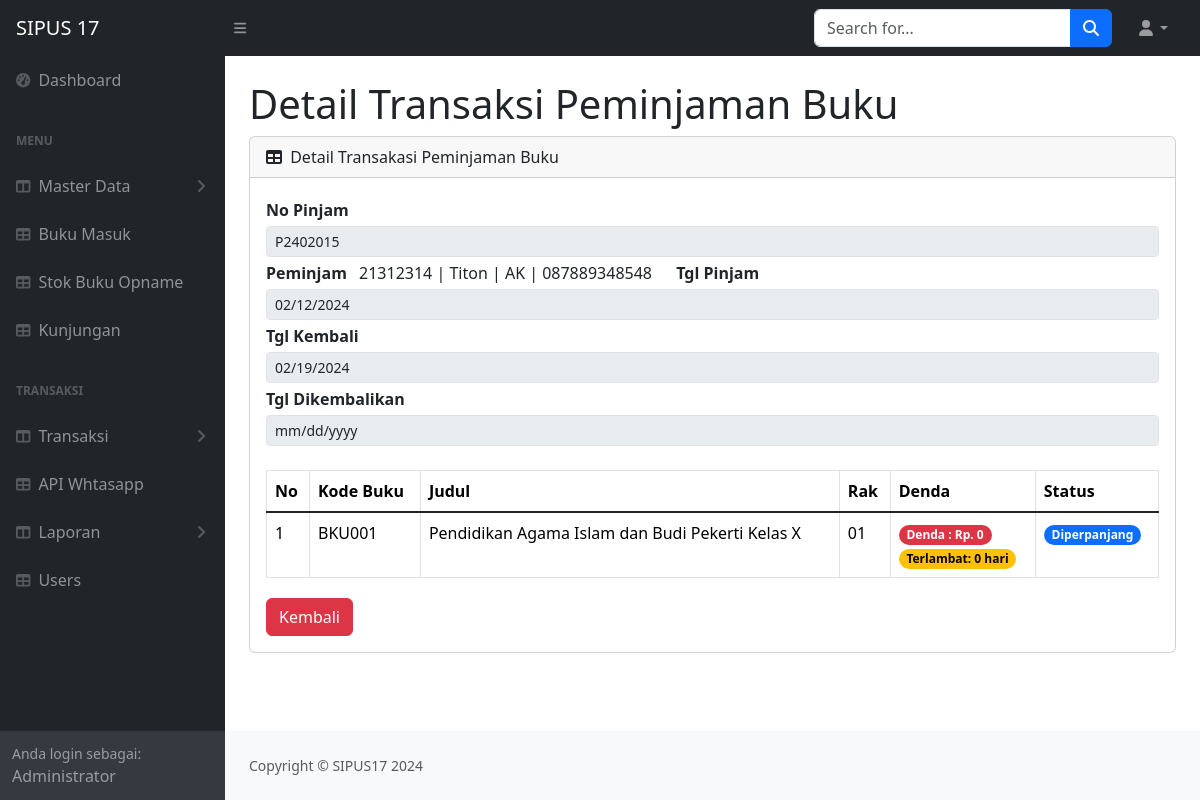
The app's page /admin/detail_pinjam.php?id_pinjam=P2402015 (signed in) with its own data.
### tables this page shows
CREATE TABLE `peminjaman` (
  `id_pinjam` varchar(30) NOT NULL,
  `id_anggota` varchar(100) DEFAULT NULL,
  `id_buku` varchar(50) DEFAULT NULL,
  `tgl_pinjam` date DEFAULT NULL,
  `tgl_kembali` date DEFAULT NULL,
  `tgl_dikembalikan` date DEFAULT NULL,
  `terlambat` varchar(50) DEFAULT NULL,
  `denda` int(11) DEFAULT NULL,
  `status` varchar(30) DEFAULT 'Dipinjam',
  `qty` int(11) DEFAULT 1
);

CREATE TABLE `buku` (
  `id_buku` varchar(50) NOT NULL,
  `judul` varchar(100) DEFAULT NULL,
  `id_kategori` int(11) DEFAULT NULL,
  `pengarang` varchar(225) DEFAULT NULL,
  `penerbit` varchar(225) DEFAULT NULL,
  `tahun` varchar(15) DEFAULT NULL,
  `isbn` varchar(30) DEFAULT NULL,
  `rak` varchar(30) DEFAULT NULL,
  `jumlah` int(11) DEFAULT NULL
);

### admin/detail_pinjam.php (the view, shortened to what this page needs)
<?php include('../koneksi.php');
if (isset($_GET['id_pinjam'])) {
    $id_pinjam = $_GET['id_pinjam'];
    $query = mysqli_query($koneksi, "SELECT
    peminjaman.id_pinjam,
    peminjaman.id_anggota,
    anggota.nisn,
    anggota.nama,
    anggota.no_wa,
    buku.id_buku,
    buku.judul,
    peminjaman.tgl_pinjam,
    peminjaman.tgl_kembali,
    peminjaman.tgl_dikembalikan,
    buku.rak,
    peminjaman.terlambat,
    peminjaman.denda,
    peminjaman.`status`
FROM
    peminjaman
    INNER JOIN
    anggota
    ON
        peminjaman.id_anggota = anggota.id_anggota
    INNER JOIN
    buku
    ON
        peminjaman.id_buku = buku.id_buku
        WHERE peminjaman.id_pinjam = '$id_pinjam'");
    $no = 1;
    while ($data = mysqli_fetch_array($query)) {
       $id_pinjam = $data['id_pinjam'];
       $id_buku = $data['id_buku'];
       $judul = $data['judul'];
       $tgl_pinjam = $data['tgl_pinjam'];
       $tgl_kembali = $data['tgl_kembali'];
       $tgl_dikembalikan = $data['tgl_dikembalikan'];
       $rak = $data['rak'];
       $terlambat = $data['terlambat'];
       $denda = $data['denda'];
       $status = $data['status'];
}
?>
<!DOCTYPE html>
<html lang="en">
    <head>
        <link href="https://cdn.jsdelivr.net/npm/simple-datatables@7.1.2/dist/style.min.css" rel="stylesheet" />
        <link href="../css/styles.css" rel="stylesheet" />
        <link rel="stylesheet" href="https://cdn.jsdelivr.net/npm/bootstrap@5.1.3/dist/css/bootstrap.min.css" />
        <link rel="stylesheet" href="https://cdn.jsdelivr.net/npm/select2@4.0.13/dist/css/select2.min.css" />
        <link rel="stylesheet" href="https://cdn.jsdelivr.net/npm/select2-bootstrap-5-theme@1.3.0/dist/select2-bootstrap-5-theme.min.css" />
        <link rel="stylesheet" href="https://cdn.jsdelivr.net/npm/select2-bootstrap-5-theme@1.3.0/dist/select2-bootstrap-5-theme.rtl.min.css" />
        <link href="https://cdn.jsdelivr.net/npm/bootstrap@5.3.2/dist/css/bootstrap.min.css" rel="stylesheet">
    </head>
    <body class="sb-nav-fixed">
        <?php include("../admin/navbar.php"); ?>
            <div id="layoutSidenav_content">
                <main>
                    <div class="container-fluid px-4">
                        <h1 class="mt-4">Detail Transaksi Peminjaman Buku</h1>
                        <div class="card mb-4">
                            <div class="card-header">
                                <i class="fas fa-table me-1"></i>
                                Detail Transakasi Peminjaman Buku
                            </div>
                            <div class="card-body">
                                <form action="" method="post">
                                    <label for="id_pinjam" class="mb-1 mt-1"><strong>No Pinjam</strong></label>
                                    <input id="id_pinjam" name="id_pinjam" class="form-control form-control-sm" type="text" value="<?php echo $id_pinjam ?>" disabled aria-label=".form-control-sm example">
                                    <label for="" class="mb-1 mt-1"><strong>Peminjam</strong></label>
                                    <label for="tgl_pinjam" class="mb-1 mt-1"><strong>Tgl Pinjam</strong></label>
                                    <input id="tgl_pinjam" name="tgl_pinjam" class="form-control form-control-sm" disabled type="date" value="<?php echo $tgl_pinjam ?>" aria-label=".form-control-sm example">
                                    <label for="tgl_kembali" class="mb-1 mt-1"><strong>Tgl Kembali</strong></label>
                                    <input id="tgl_kembali" name="tgl_kembali" class="form-control form-control-sm" disabled type="date" value="<?php echo $tgl_kembali ?>" aria-label=".form-control-sm example">
                                    <label for="tgl_dikembalikan" class="mb-1 mt-1"><strong>Tgl Dikembalikan</strong></label>
                                    <input id="tgl_dikembalikan" name="tgl_dikembalikan" class="form-control form-control-sm" disabled type="date" value="<?php echo $tgl_dikembalikan ?>" aria-label=".form-control-sm example">
                                    <br>
                                    <table class="table table-bordered">
                                        <thead>
                                            <tr>
                                                <th>No</th>
                                                <th>Kode Buku</th>
                                                <th>Judul</th>
                                                <th>Rak</th>
                                                <th>Denda</th>
                                                <th>Status</th>
                                            </tr>
                                        </thead>
                                        <tbody>
                                           <tr>
                                               <td><?php echo $no++ ?></td>
                                               <td><?php echo $id_buku ?></td>
                                               <td><?php echo $judul ?></td>
                                               <td><?php echo $rak ?></td>
                                               <td>
                                                    <?php echo "<span class='badge rounded-pill text-bg-danger'>Denda : Rp. $denda</span>" . "<br><span class='badge rounded-pill text-bg-warning'>Terlambat: $terlambat hari</span>"; ?>
                                                </td>
                                                <td>
                                                    <?php
                                                        if ($status == "Dipinjam") {
                                                            echo "<span class='badge rounded-pill text-bg-success'>$status</span>";
                                                        } elseif ($status == "Diperpanjang") {
                                                            echo "<span class='badge rounded-pill text-bg-primary'>$status</span>";
                                                        } elseif ($status == "Tunggu Approve Peminjaman") {
                                                            echo "<span class='badge rounded-pill text-bg-secondary'>$status</span>";
                                                        } elseif ($status == "Tunggu Approve Perpanjang") {
                                                            echo "<span class='badge rounded-pill text-bg-secondary'>$status</span>";
                                                        }
                                                    ?>
                                                </td>
                                           </tr>
                                           <?php } ?>
                                        </tbody>
                                    </table>
                                            <a href="tampil_peminjaman.php"><input type="button"  value="Kembali" class="btn btn-danger mt-1"></a>
                                </form>
                            </div>
                        </div>
                    </div>
                </main>
                <footer class="py-4 bg-light mt-auto">
                <div class="container-fluid px-4">
                    <div class="d-flex align-items-center justify-content-between small">
                        <div class="text-muted">Copyright &copy; SIPUS17 2024</div>
                    </div>
                </div>
                </footer>
            </div>
    </body>
</html>

### records on screen
peminjaman: id_pinjam "P2402015", tgl_pinjam "02/12/2024", tgl_kembali "02/19/2024", id_buku.id_buku "BKU001", id_buku.judul "Pendidikan Agama Islam dan Budi Pekerti Kelas X", id_buku.rak "01", denda "0", terlambat "0", status "Diperpanjang"

### other values on screen
$no++ "1"
